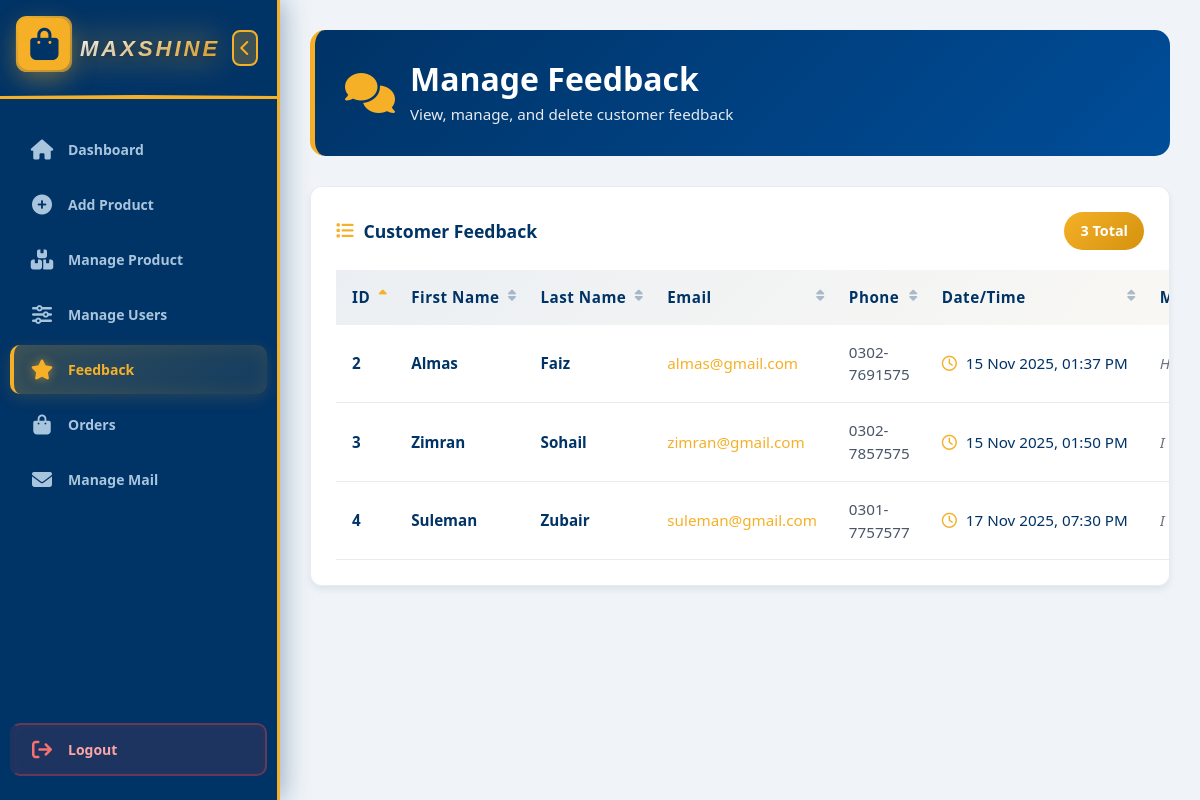
The app's page /admin/feedback.php with its own data.
### tables this page shows
CREATE TABLE `contacts` (
  `id` int(11) NOT NULL,
  `first_name` varchar(100) NOT NULL,
  `last_name` varchar(100) NOT NULL,
  `email` varchar(255) NOT NULL,
  `phone` varchar(20) DEFAULT NULL,
  `message` text NOT NULL,
  `created_at` timestamp NOT NULL DEFAULT current_timestamp()
);

### admin/feedback.php (the view, shortened to what this page needs)
<?php
include '../conn.php';
$orderBy = isset($_GET['sort']) ? $_GET['sort'] : 'id';
$orderDir = isset($_GET['dir']) ? $_GET['dir'] : 'ASC';
$orderDir = strtoupper($orderDir) === 'DESC' ? 'DESC' : 'ASC';
$sql = "SELECT * FROM contacts ORDER BY $orderBy $orderDir";
$result = $conn->query($sql);
?>
<!DOCTYPE html>
<html lang="en">
<head>
    <link href="https://cdnjs.cloudflare.com/ajax/libs/font-awesome/6.4.0/css/all.min.css" rel="stylesheet">
</head>
<body>
    <?php include 'sidebar.php'; ?>
    <div class="main-content" id="mainContent">
        <div class="page-header">
            <i class="fas fa-comments"></i>
            <div style="text-align: left;">
                <h1>Manage Feedback</h1>
                <p>View, manage, and delete customer feedback</p>
            </div>
        </div>
        <div class="feedback-container">
            <div class="table-header">
                <div style="display: flex; align-items: center; gap: 10px;">
                    <i class="fas fa-list"></i>
                    <span>Customer Feedback</span>
                </div>
                <span class="feedback-count">
                    <?php echo $result->num_rows; ?> Total
                </span>
            </div>
            <?php if ($result->num_rows > 0): ?>
            <table id="feedbackTable">
                <thead>
                    <tr>
                        <th class="sortable <?php echo ($orderBy == 'id') ? strtolower($orderDir) : ''; ?>" onclick="sortTable('id')">ID</th>
                        <th class="sortable <?php echo ($orderBy == 'first_name') ? strtolower($orderDir) : ''; ?>" onclick="sortTable('first_name')">First Name</th>
                        <th class="sortable <?php echo ($orderBy == 'last_name') ? strtolower($orderDir) : ''; ?>" onclick="sortTable('last_name')">Last Name</th>
                        <th class="sortable <?php echo ($orderBy == 'email') ? strtolower($orderDir) : ''; ?>" onclick="sortTable('email')">Email</th>
                        <th class="sortable <?php echo ($orderBy == 'phone') ? strtolower($orderDir) : ''; ?>" onclick="sortTable('phone')">Phone</th>
                        <th class="sortable <?php echo ($orderBy == 'created_at') ? strtolower($orderDir) : ''; ?>" onclick="sortTable('created_at')">Date/Time</th>
                        <th>Message</th>
                    </tr>
                </thead>
                <tbody id="tableBody">
                    <?php
                    while($row = $result->fetch_assoc()):
                        $datetime = date('d M Y, h:i A', strtotime($row['created_at']));
                    ?>
                    <tr id="row-<?php echo $row['id']; ?>">
                        <td class="feedback-id"><?php echo $row['id']; ?></td>
                        <td class="name"><?php echo htmlspecialchars($row['first_name']); ?></td>
                        <td class="name"><?php echo htmlspecialchars($row['last_name']); ?></td>
                        <td class="email"><?php echo htmlspecialchars($row['email']); ?></td>
                        <td class="phone"><?php echo htmlspecialchars($row['phone']); ?></td>
                        <td class="datetime">
                            <i class="far fa-clock"></i>
                            <?php echo $datetime; ?>
                        </td>
                        <td>
                            <div class="message" onclick="showMessage(<?php echo $row['id']; ?>)">
                                <?php echo htmlspecialchars(substr($row['message'], 0, 50)) . (strlen($row['message']) > 50 ? '...' : ''); ?>
                            </div>
                        </td>
                    </tr>
                    <?php endwhile; ?>
                </tbody>
            </table>
            <?php endif; ?>
        </div>
    </div>
</body>
</html>

### admin/feedback.php (style rules this page uses)
* { margin: 0; padding: 0; box-sizing: border-box; }
body { font-family: 'Segoe UI', Tahoma, Geneva, Verdana, sans-serif; background-color: #f5f7fa; }
.main-content { margin-left: 280px; padding: 30px; transition: margin-left 0.5s cubic-bezier(0.25, 0.46, 0.45, 0.94); min-height: 100vh; }
.page-header { background: linear-gradient(135deg, #003366 0%, #004d99 100%); border-radius: 15px; padding: 30px; margin-bottom: 30px; color: white; border-left: 5px solid #F5B027; display: flex; align-items: center; gap: 15px; }
.page-header i { font-size: 2.5rem; color: #F5B027; }
.page-header h1 { font-size: 2rem; font-weight: 700; margin: 0; }
.page-header p { font-size: 0.95rem; opacity: 0.9; margin: 5px 0 0 0; }
.feedback-container { background: white; border-radius: 12px; padding: 25px; box-shadow: 0 4px 6px rgba(0, 51, 102, 0.08); border: 1px solid #e8ecf1; overflow-x: auto; max-height: 70vh; overflow-y: auto; }
.feedback-container { scrollbar-color: #003366 rgba(0, 51, 102, 0.05); scrollbar-width: thin; }
.table-header { font-size: 1.1rem; color: #003366; font-weight: 700; margin-bottom: 20px; display: flex; align-items: center; justify-content: space-between; gap: 10px; }
.table-header i { color: #F5B027; }
.feedback-count { background: linear-gradient(135deg, #F5B027 0%, #d4920e 100%); color: white; padding: 8px 16px; border-radius: 20px; font-size: 0.9rem; font-weight: 600; }
table { width: 100%; border-collapse: collapse; }
thead { background: linear-gradient(135deg, rgba(0, 51, 102, 0.08) 0%, rgba(245, 176, 39, 0.05) 100%); border-top: 2px solid #e8ecf1; border-bottom: 2px solid #F5B027; }
thead th { padding: 16px; text-align: left; color: #003366; font-weight: 700; font-size: 0.95rem; letter-spacing: 0.5px; white-space: nowrap; }
tbody tr { border-bottom: 1px solid #e8ecf1; transition: all 0.3s cubic-bezier(0.25, 0.46, 0.45, 0.94); }
tbody td { padding: 16px; color: #4a5568; font-size: 0.95rem; }
.feedback-id { font-weight: 700; color: #003366; }
.name { font-weight: 600; color: #003366; }
.email { color: #F5B027; font-weight: 500; }
.phone { color: #4a5568; font-weight: 500; }
.datetime { font-weight: 500; color: #003366; white-space: nowrap; }
.datetime i { color: #F5B027; margin-right: 5px; }
.message { color: #6b7280; max-width: 250px; overflow: hidden; text-overflow: ellipsis; white-space: nowrap; font-style: italic; cursor: pointer; position: relative; }
.sortable { cursor: pointer; user-select: none; position: relative; padding-right: 25px !important; }
.sortable::after { content: '\f0dc'; font-family: 'Font Awesome 6 Free'; font-weight: 900; position: absolute; right: 8px; opacity: 0.3; font-size: 0.8rem; }
.sortable.asc::after { content: '\f0de'; opacity: 1; color: #F5B027; }

### admin/sidebar.php (style rules this page uses)
:root { --primary-color: #003366; --accent-color: #F5B027; --text-light: #ffffff; --sidebar-bg: #003366; --sidebar-dark: #001a33; --hover-bg: #004d99; --text-muted: #a8c5dd; }
* { margin: 0; padding: 0; box-sizing: border-box; }
body { font-family: 'Segoe UI', Tahoma, Geneva, Verdana, sans-serif; overflow-x: hidden; background: #f0f4f8; }
.main-content { margin-left: 280px; padding: 30px; transition: margin-left 0.5s cubic-bezier(0.25, 0.46, 0.45, 0.94); min-height: 100vh; }

### records on screen
contacts: id "2", first_name "Almas", last_name "Faiz", email "almas@gmail.com", phone "0302-7691575", created_at "15 Nov 2025, 01:37 PM", message "Hi, can you please share the prices…"
contacts: id "3", first_name "Zimran", last_name "Sohail", email "zimran@gmail.com", phone "0302-7857575", created_at "15 Nov 2025, 01:50 PM", message "I am interested in buying your clea…"
contacts: id "4", first_name "Suleman", last_name "Zubair", email "suleman@gmail.com", phone "0301-7757577", created_at "17 Nov 2025, 07:30 PM", message "I am looking to purchase cleaning…"

### other values on screen
$result->num_rows "3"
